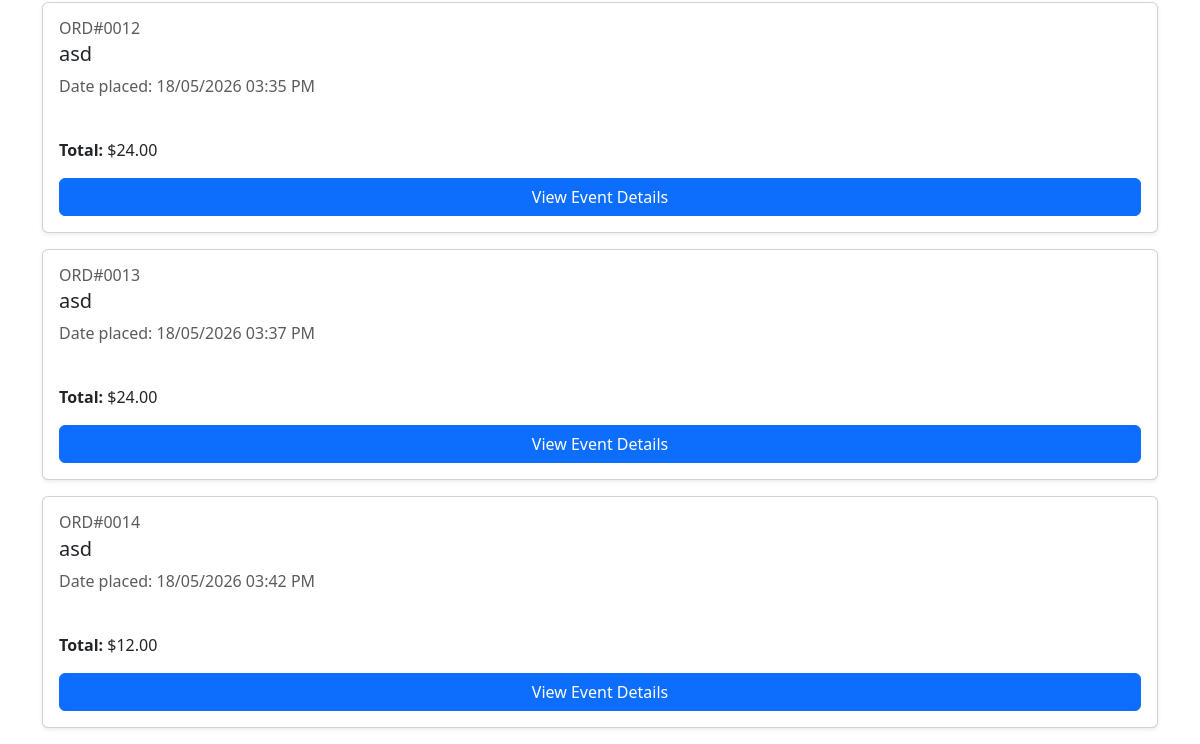
Before: /bookings (lower part) with the older database file.
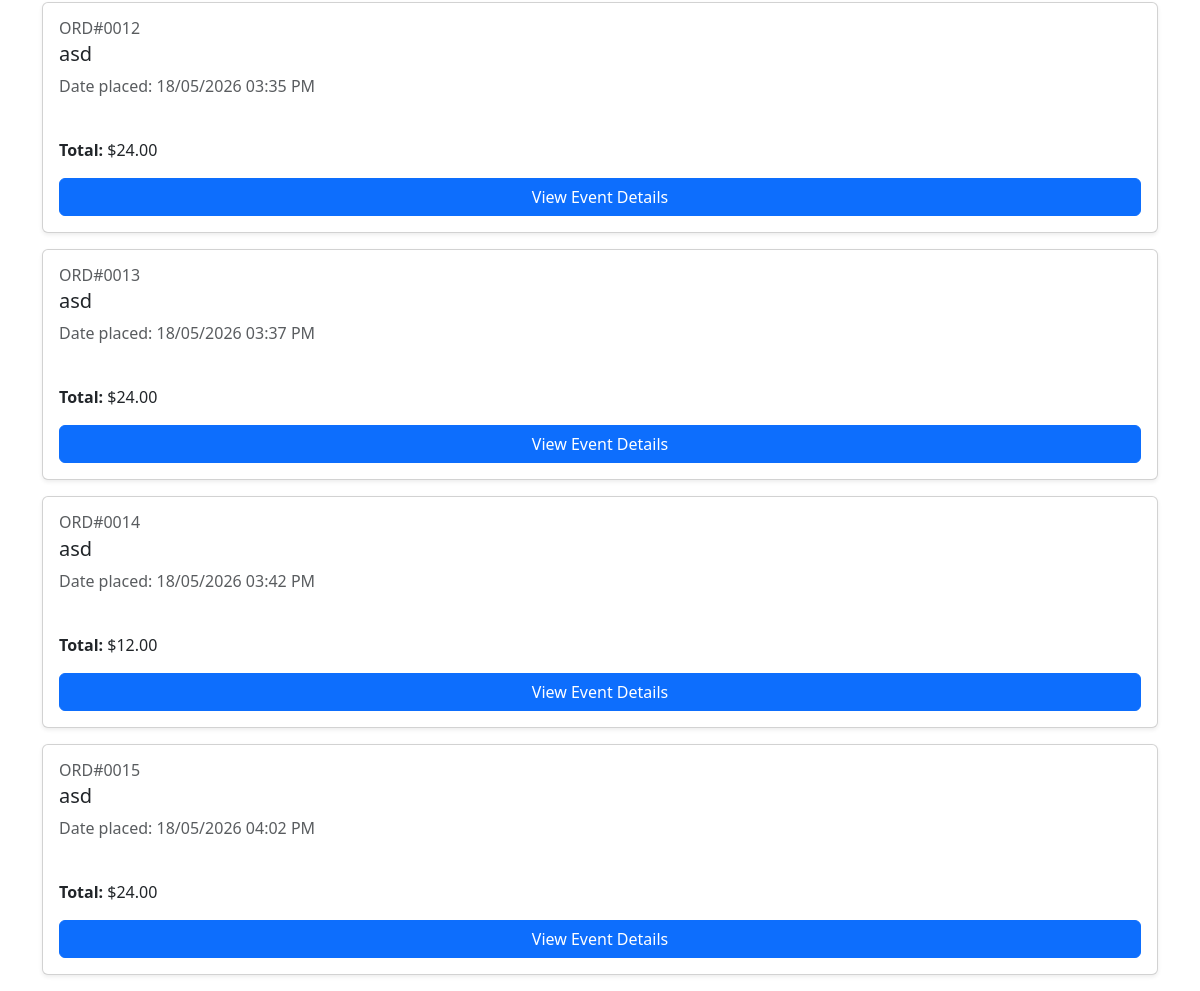
After: the same page with the newer database file.
### website/models.py (models this page shows)
class Booking(db.Model):
    __tablename__ = 'booking'
    id = db.Column(db.Integer, primary_key=True)
    quantity = db.Column(db.Integer, nullable=False, default=1)
    created_at = db.Column(db.DateTime, default=datetime.utcnow)
    user_id = db.Column(db.Integer, db.ForeignKey('user.id'), nullable=False)
    event_id = db.Column(db.Integer, db.ForeignKey('event.id'), nullable=False)

class Event(db.Model):
    __tablename__ = 'event'
    id = db.Column(db.Integer, primary_key=True)
    title = db.Column(db.String(150), nullable=False)
    description = db.Column(db.Text, nullable=False)
    genre = db.Column(db.String(50))
    rating = db.Column(db.String(10))
    ticket_price = db.Column(db.Float)
    tickets_available = db.Column(db.Integer)
    location = db.Column(db.String(120), nullable=False)
    date = db.Column(db.DateTime)
    image = db.Column(db.String(255))
    comments = db.relationship('Comment', backref='event', lazy=True)
    orders = db.relationship('Booking', backref='event', lazy=True)

### website/bookings.py (the view)
@bookings_bp.route('/bookings', methods = ['GET'])
def show_bookings():
    bookings = Booking.query.all()
    return render_template('booking_history.html', bookings=bookings)

### website/templates/booking_history.html (shortened to what this page needs)
{% extends "base.html" %}
{% block content %}
<div class="container mt-4">
    <div class="row g-4">
        <div class="col-12">
            {% if bookings %}
            {% for booking in bookings %}
            <div class="card shadow-sm mb-3">
                <div class="card-body d-flex flex-column">
                    <h6 class="text-muted mb-1">ORD#{{ "%04d"|format(booking.id) }}</h6>
                    <h5 class="card-title">{{ booking.event.title }}</h5>
                    <p class="text-body-secondary mb-2">
                        Date placed: {{ booking.created_at.strftime('%d/%m/%Y %I:%M %p') }}
                    </p>
                    <ul class="list-group list-group-flush mb-3">
                        <li class="list-group-item px-0"></li>
                    </ul>
                    <p class="mt-auto"><b>Total:</b> ${{ "%.2f"|format(booking.quantity * booking.event.ticket_price) }}</p>
                    <a href="{{ url_for('main.event_detail', event_id=booking.event.id) }}" class="btn btn-primary">View Event Details</a>
                </div>
            </div>
            {% endfor %}
            {% else %}
            <div class="container vh-100 d-flex justify-content-center align-items-center">
                <h1 class="display-3 text-muted text-center">
                    No bookings found
                </h1>
            </div>
            {% endif %}
        </div>
    </div>
</div>
    {% endblock %}

Changed rows visible on the page:
added Booking: id "0015", event "asd", created_at "18/05/2026 04:02 PM", booking.quantity*booking.event.ticket_price "24.00"
